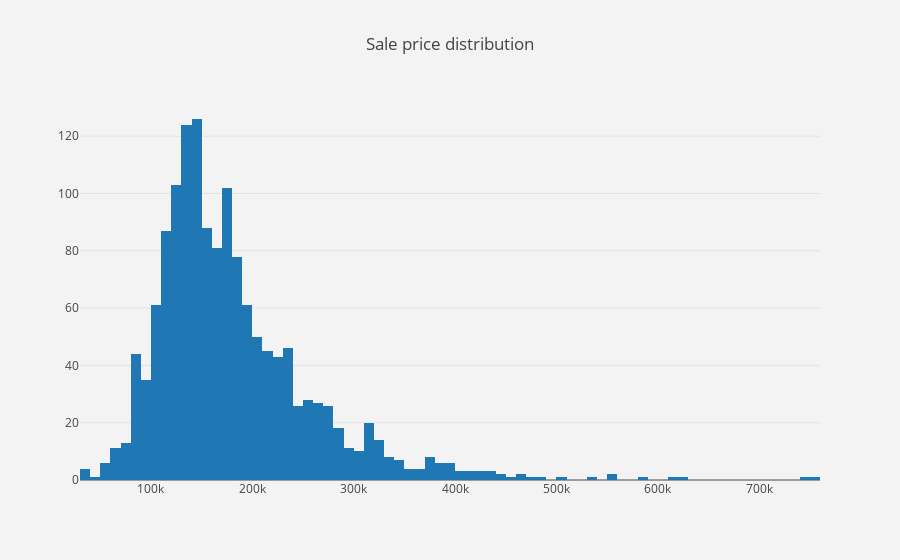

The cell this chart's notebook holds for it:
### Markdown cell above
#### Sale prices

### Code cell
data = [go.Histogram(x=df_train["SalePrice"])]

layout = go.Layout(dict(title = "Sale price distribution",
                        plot_bgcolor  = "rgb(243,243,243)",
                        paper_bgcolor = "rgb(243,243,243)",
                       )
                  )

fig = go.Figure(data=data,layout = layout)

py.iplot(fig)

### Figure 1 — Plotly figure (JSON) as saved in the notebook; plotly's stock layout.template omitted (floating-point values rounded to 4 significant figures; data arrays with more than 128 entries replaced by an {"elided": "..."} marker saying what was removed)
{"data": [{"type": "histogram", "uid": "afe8445b-222f-46b5-a2d9-e9661ae00671", "x": {"elided": "1460 int values"}}], "layout": {"paper_bgcolor": "rgb(243,243,243)", "plot_bgcolor": "rgb(243,243,243)", "title": {"text": "Sale price distribution"}}}
